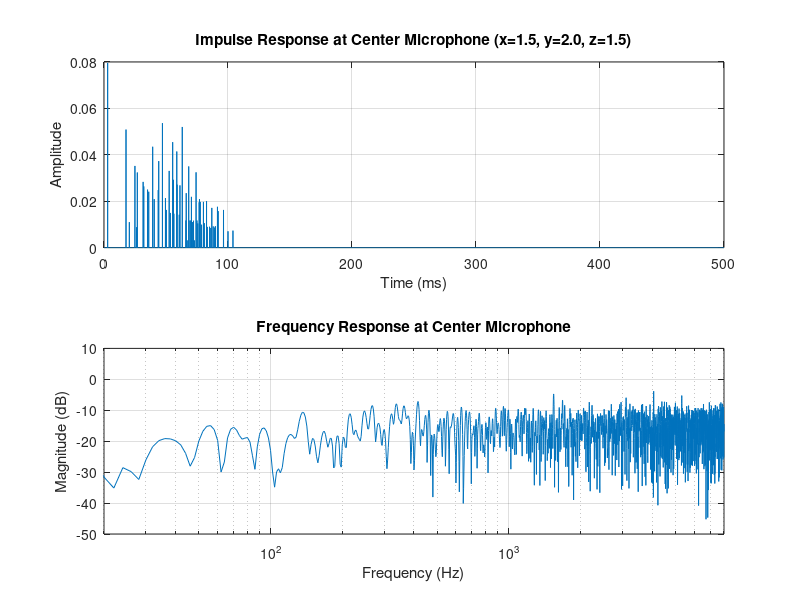
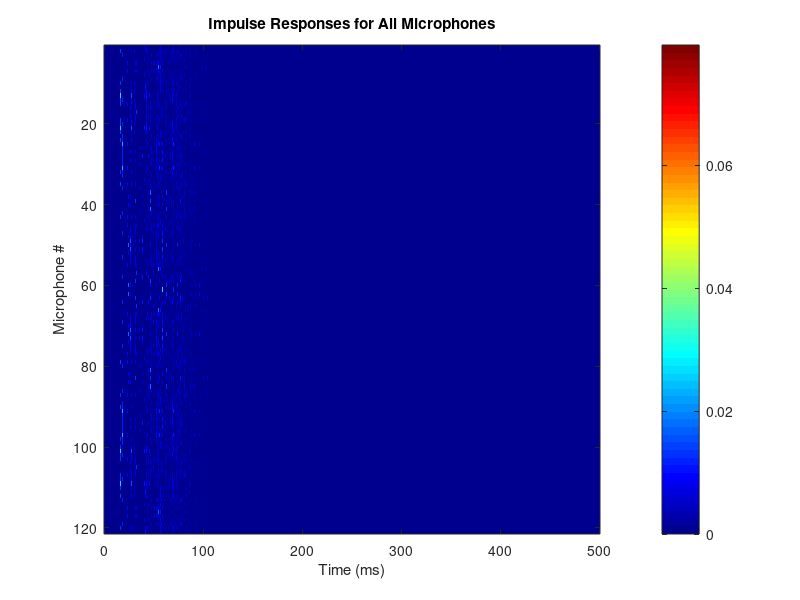
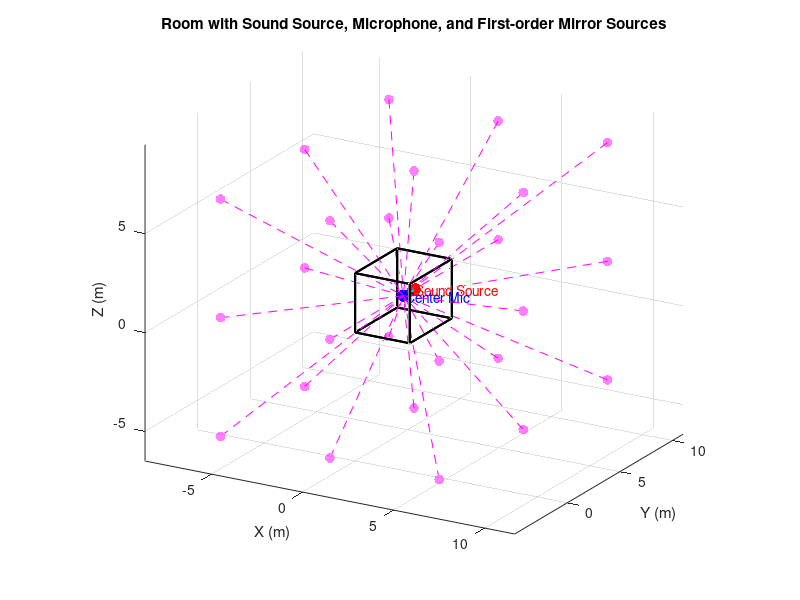

Write MATLAB code to recreate these figures, in order.
% Room Impulse Response Implementation for SC-DAMAS Simulation
% This script implements equations (3), (4), (5), and (6) from the paper
% to calculate the room impulse response function using the mirror source method

% Load the room geometry setup
load('room_geometry_setup.mat');

%% Define simulation parameters
c = 343;             % Speed of sound (m/s)
fs = 16000;          % Sampling frequency (Hz)
max_order = 3;       % Maximum reflection order
freq_analysis = 2000; % Frequency for analysis (Hz) - can be changed to match paper's examples

% Time vector for impulse response
t_max = 0.5;         % Maximum time for impulse response (s)
t = 0:1/fs:t_max;    % Time vector
n_samples = length(t);

% Initialize impulse response matrix for all microphones
h = zeros(numMics, n_samples);

% Find the reflection coefficients at the analysis frequency
[~, freq_idx] = min(abs(freq - freq_analysis));
beta_x1 = reflection_coef(1, freq_idx); % Front wall
beta_x2 = reflection_coef(3, freq_idx); % Right wall
beta_y1 = reflection_coef(6, freq_idx); % Back wall
beta_y2 = reflection_coef(1, freq_idx); % Left wall (using front wall coefficient)
beta_z1 = reflection_coef(5, freq_idx); % Ground
beta_z2 = reflection_coef(4, freq_idx); % Ceiling

%% Calculate impulse responses using mirror source method
disp('Calculating room impulse responses...');

% For each microphone
for mic = 1:numMics
    mic_pos = micPositions(mic, :);
    
    % Direct sound contribution
    r_direct = norm(mic_pos - sourcePos);
    delay_samples = round(r_direct/c * fs);
    
    % Make sure delay is within range
    if delay_samples < n_samples
        amplitude = 1/(4*pi*r_direct);
        h(mic, delay_samples+1) = h(mic, delay_samples+1) + amplitude;
    end
    
    % Mirror sources contribution - implementing Eq. (3) from the paper
    for nx = -max_order:max_order
        for ny = -max_order:max_order
            for nz = -max_order:max_order
                % Skip the direct sound (already handled)
                if nx == 0 && ny == 0 && nz == 0
                    continue;
                end
                
                % Calculate the mirror source position
                mirror_x = sourcePos(1) + 2*nx*roomDim(1);
                mirror_y = sourcePos(2) + 2*ny*roomDim(2);
                mirror_z = sourcePos(3) + 2*nz*roomDim(3);
                
                % Calculate the distance from mirror source to microphone
                r = norm([mirror_x - mic_pos(1), mirror_y - mic_pos(2), mirror_z - mic_pos(3)]);
                
                if r > 0  % Avoid singularity
                    % Calculate reflection coefficients based on reflections
                    % For the x-axis: use beta_x1 for reflections from wall near origin,
                    % use beta_x2 for reflections from wall far from origin
                    % Similarly for y and z axes
                    if nx < 0
                        refl_x = beta_x1^abs(nx); % Wall near origin (x=0)
                    else
                        refl_x = beta_x2^abs(nx); % Wall far from origin (x=Lx)
                    end
                    
                    if ny < 0
                        refl_y = beta_y1^abs(ny); % Wall near origin (y=0)
                    else
                        refl_y = beta_y2^abs(ny); % Wall far from origin (y=Ly)
                    end
                    
                    if nz < 0
                        refl_z = beta_z1^abs(nz); % Wall near origin (z=0)
                    else
                        refl_z = beta_z2^abs(nz); % Wall far from origin (z=Lz)
                    end
                    
                    % Combined reflection coefficient
                    refl_coef = refl_x * refl_y * refl_z;
                    
                    delay_samples = round(r/c * fs);
                    
                    % Make sure delay is within range
                    if delay_samples < n_samples
                        amplitude = refl_coef/(4*pi*r);
                        h(mic, delay_samples+1) = h(mic, delay_samples+1) + amplitude;
                    end
                end
            end
        end
    end
    
    % Show progress
    if mod(mic, 10) == 0
        fprintf('Processed %d of %d microphones\n', mic, numMics);
    end
end

%% Calculate frequency response using FFT (Eq. 4)
% Calculate FFT for each impulse response
H = fft(h, n_samples, 2);
freq_vector = (0:n_samples-1)*fs/n_samples;

%% Visualize results
% Plot impulse response for center microphone
center_mic = ceil(numMics/2);

figure;
subplot(2,1,1);
plot(t*1000, h(center_mic,:));
title(sprintf('Impulse Response at Center Microphone (x=%.1f, y=%.1f, z=%.1f)', ...
    micPositions(center_mic,1), micPositions(center_mic,2), micPositions(center_mic,3)));
xlabel('Time (ms)');
ylabel('Amplitude');
grid on;

% Plot magnitude of frequency response
subplot(2,1,2);
% Only plot up to Nyquist frequency
plot_freq = freq_vector(1:n_samples/2);
plot_H = abs(H(center_mic, 1:n_samples/2));
semilogx(plot_freq, 20*log10(plot_H));
title('Frequency Response at Center Microphone');
xlabel('Frequency (Hz)');
ylabel('Magnitude (dB)');
grid on;
xlim([20, fs/2]);

% Plot impulse responses for all microphones as an image
figure;
imagesc(t*1000, 1:numMics, h);
title('Impulse Responses for All Microphones');
xlabel('Time (ms)');
ylabel('Microphone #');
colorbar;
colormap jet;

% Plot 3D visualization of reflection paths for the center microphone
figure;
hold on;

% Plot room
x = [0 0 0 0 roomDim(1) roomDim(1) roomDim(1) roomDim(1)];
y = [0 0 roomDim(2) roomDim(2) 0 0 roomDim(2) roomDim(2)];
z = [0 roomDim(3) 0 roomDim(3) 0 roomDim(3) 0 roomDim(3)];
faces = [1 2 4 3; 5 6 8 7; 1 2 6 5; 3 4 8 7; 1 3 7 5; 2 4 8 6];
patch('Vertices', [x(:) y(:) z(:)], 'Faces', faces, ...
    'FaceColor', 'none', 'EdgeColor', 'k', 'LineWidth', 1.5);

% Plot sound source position
scatter3(sourcePos(1), sourcePos(2), sourcePos(3), 100, 'r', 'filled');
text(sourcePos(1)+0.1, sourcePos(2), sourcePos(3), 'Sound Source', 'Color', 'r');

% Plot center microphone position
scatter3(micPositions(center_mic,1), micPositions(center_mic,2), micPositions(center_mic,3), 80, 'b', 'filled');
text(micPositions(center_mic,1)+0.1, micPositions(center_mic,2), micPositions(center_mic,3), 'Center Mic', 'Color', 'b');

impulse_responses = h;  % Create a copy with a different name
% Plot first-order mirror sources and their paths (for visualization clarity)
% We'll only show a few primary reflections for better visualization
for nx = -1:1
    for ny = -1:1
        for nz = -1:1
            % Skip the direct sound
            if nx == 0 && ny == 0 && nz == 0
                continue;
            end
            
            % Calculate mirror source position
            mirror_x = sourcePos(1) + 2*nx*roomDim(1);
            mirror_y = sourcePos(2) + 2*ny*roomDim(2);
            mirror_z = sourcePos(3) + 2*nz*roomDim(3);
            
            % Plot mirror source
            scatter3(mirror_x, mirror_y, mirror_z, 50, 'm', 'filled', 'MarkerFaceAlpha', 0.5);
            
            % Plot path from mirror source to microphone
            plot3([mirror_x, micPositions(center_mic,1)], ...
                  [mirror_y, micPositions(center_mic,2)], ...
                  [mirror_z, micPositions(center_mic,3)], 'm--', 'LineWidth', 0.5);
            % Set transparency (compatible with all MATLAB versions)
            h = findobj(gca, 'Type', 'line', 'Color', 'm');
            if ~isempty(h)
                set(h(end), 'Color', [1 0 1 0.3]);  % magenta with 0.3 alpha
            end
        end
    end
end

% Plot direct path
plot3([sourcePos(1), micPositions(center_mic,1)], ...
      [sourcePos(2), micPositions(center_mic,2)], ...
      [sourcePos(3), micPositions(center_mic,3)], 'g-', 'LineWidth', 2);

% Set plot properties
xlabel('X (m)');
ylabel('Y (m)');
zlabel('Z (m)');
title('Room with Sound Source, Microphone, and First-order Mirror Sources');
grid on;
axis equal;
view(30, 20);

% Save the calculated impulse and frequency responses
% IMPORTANT: Make a copy of h to avoid saving the plot handle

save('room_impulse_response.mat', 'impulse_responses', 'H', 'freq_vector', 't', 'c', 'fs', 'freq_analysis');

disp('Room impulse responses calculated and saved successfully.');